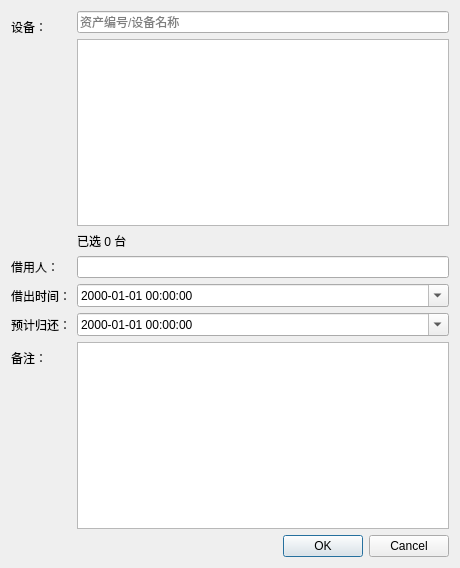
<?xml version="1.0" encoding="UTF-8"?>
<ui version="4.0">
 <class>BorrowDialog</class>
 <widget class="QDialog" name="BorrowDialog">
  <property name="geometry">
   <rect>
    <x>0</x>
    <y>0</y>
    <width>460</width>
    <height>568</height>
   </rect>
  </property>
  <property name="minimumSize">
   <size>
    <width>460</width>
    <height>440</height>
   </size>
  </property>
  <property name="windowTitle">
   <string>借出设备</string>
  </property>
  <layout class="QVBoxLayout" name="verticalLayout">
   <item>
    <layout class="QFormLayout" name="formLayout">
     <item row="0" column="0">
      <widget class="QLabel" name="label_equipment">
       <property name="text">
        <string>设备：</string>
       </property>
      </widget>
     </item>
     <item row="0" column="1">
      <layout class="QVBoxLayout" name="equipmentLayout">
       <item>
        <widget class="QLineEdit" name="edit_equipment_search">
         <property name="placeholderText">
          <string>资产编号/设备名称</string>
         </property>
         <property name="clearButtonEnabled">
          <bool>true</bool>
         </property>
        </widget>
       </item>
       <item>
        <widget class="QListWidget" name="list_equipment">
         <property name="minimumSize">
          <size>
           <width>0</width>
           <height>125</height>
          </size>
         </property>
        </widget>
       </item>
       <item>
        <widget class="QLabel" name="label_selected_count">
         <property name="text">
          <string>已选 0 台</string>
         </property>
        </widget>
       </item>
      </layout>
     </item>
     <item row="1" column="0">
      <widget class="QLabel" name="label_borrower">
       <property name="text">
        <string>借用人：</string>
       </property>
      </widget>
     </item>
     <item row="1" column="1">
      <widget class="QLineEdit" name="edit_borrower"/>
     </item>
     <item row="2" column="0">
      <widget class="QLabel" name="label_borrow_time">
       <property name="text">
        <string>借出时间：</string>
       </property>
      </widget>
     </item>
     <item row="2" column="1">
      <widget class="QDateTimeEdit" name="dt_borrow_time">
       <property name="displayFormat">
        <string>yyyy-MM-dd HH:mm:ss</string>
       </property>
       <property name="calendarPopup">
        <bool>true</bool>
       </property>
      </widget>
     </item>
     <item row="3" column="0">
      <widget class="QLabel" name="label_expected">
       <property name="text">
        <string>预计归还：</string>
       </property>
      </widget>
     </item>
     <item row="3" column="1">
      <widget class="QDateTimeEdit" name="dt_expected_return_time">
       <property name="displayFormat">
        <string>yyyy-MM-dd HH:mm:ss</string>
       </property>
       <property name="calendarPopup">
        <bool>true</bool>
       </property>
      </widget>
     </item>
     <item row="4" column="0">
      <widget class="QLabel" name="label_remark">
       <property name="text">
        <string>备注：</string>
       </property>
      </widget>
     </item>
     <item row="4" column="1">
      <widget class="QPlainTextEdit" name="edit_remark">
       <property name="minimumSize">
        <size>
         <width>0</width>
         <height>90</height>
        </size>
       </property>
      </widget>
     </item>
    </layout>
   </item>
   <item>
    <widget class="QDialogButtonBox" name="buttonBox">
     <property name="standardButtons">
      <set>QDialogButtonBox::Cancel|QDialogButtonBox::Ok</set>
     </property>
    </widget>
   </item>
  </layout>
 </widget>
 <resources/>
 <connections/>
</ui>
